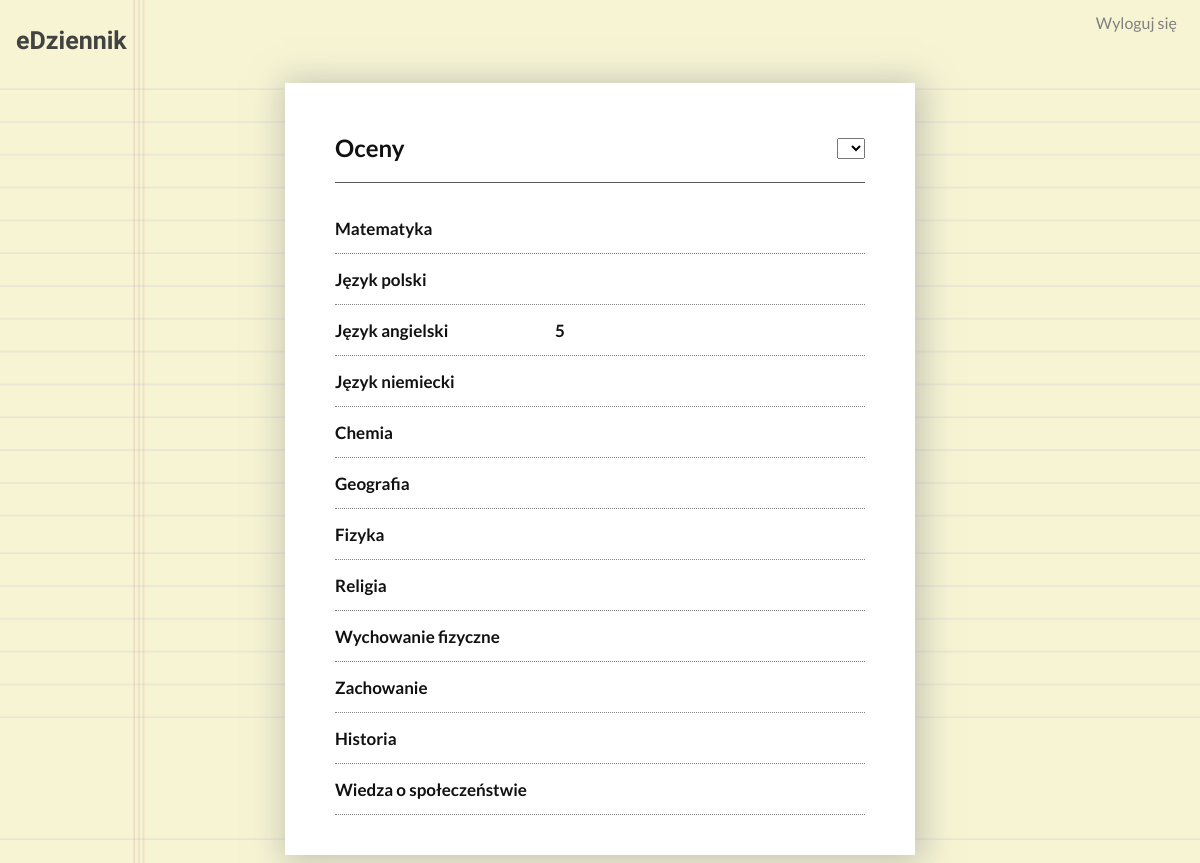
The app's page /uczen/oceny.php (signed in) with its own data.
### tables this page shows
CREATE TABLE `przedmioty` (
  `id_przedmiotu` int(11) NOT NULL,
  `nazwa` text NOT NULL,
  `nazwa_cala` text NOT NULL
);

CREATE TABLE `oceny` (
  `id_oceny` int(11) NOT NULL,
  `ocena_int` int(11) NOT NULL,
  `id_ucznia` int(11) NOT NULL,
  `id_nauczyciela` int(11) NOT NULL,
  `id_przedmiotu` int(11) NOT NULL,
  `data` date NOT NULL
);

### uczen/oceny.php (the view, shortened to what this page needs)
<?php
if(!isset($_SESSION['loggedU_id']) && !isset($_SESSION['loggedR_id']))
{
	header('Location: ../index.php');
	exit();
}
else
{
	require_once '../database.php';
	if(!isset($_SESSION['loggedR_id']))
	{
		$imie = $_SESSION['imie'];
		$nazwisko = $_SESSION['nazwisko'];
		$klasa = $_SESSION['klasa'];
		$id_ucznia = $_SESSION['loggedU_id'];
		$rekQuery = $db -> prepare("SELECT o.id_przedmiotu, o.ocena_int, o.id_oceny, o.data, n.imie, n.nazwisko FROM oceny as o, nauczyciele as n WHERE id_ucznia = '$id_ucznia' and o.id_nauczyciela = n.id_nauczyciela ORDER BY id_przedmiotu");
		$rekQuery -> execute();
		$rekords = $rekQuery -> fetchAll();
	}
	else
	{
		for($i = 0; $i<=$_SESSION['ktory']; $i++)
		{
			if($_SESSION['ktoryNow']==$i)
			{
				$id_ucznia = $_SESSION['loggedU_id'][$i];
				$rekQuery = $db -> prepare("SELECT o.id_przedmiotu, o.ocena_int, o.id_oceny, o.data, n.imie, n.nazwisko FROM oceny as o, nauczyciele as n WHERE id_ucznia = '$id_ucznia' and o.id_nauczyciela = n.id_nauczyciela ORDER BY id_przedmiotu");
				$rekQuery -> execute();
				$rekords = $rekQuery -> fetchAll();
				break;
			}
		}
	}
	$subjQuery = $db -> prepare("SELECT id_przedmiotu, nazwa_cala FROM przedmioty");
	$subjQuery -> execute();
	$subjects = $subjQuery -> fetchAll();
}
?>
<!DOCTYPE html>
<html lang="pl">
<head>
    <link rel="stylesheet" href="../style.css">
</head>
<body>
	<a href="../dziennik_u.php"><h1 class="powrot" style="">eDziennik</h1></a><div id="logout"><a href="logout.php">Wyloguj się</a></div>
    <div class="container" style="width: 530px; text-align: left;">
        <header class="kafelekH">
			<h2 style="border: none; float:left;">Oceny</h2>
			<?php
			if(!isset($_SESSION['loggedR_id']))
			{
				echo '<div id="osoba" style="float:right; font-size: 16px; padding-top:28px;">'. $_SESSION['klasa'] . ' - ' . $_SESSION['imie'] . ' ' . $_SESSION['nazwisko'].'</div>';
			}
			else
			{
				echo '<form method="post" action="" style="float:right;" onchange="this.submit()">';
					echo '<select name="uczen" id="ucz" style="font-size: 16px; margin-top: 25px;">';
					echo '</select>';
				echo '</form>';
			}
			?>
        </header>
		<main>
            <article>
				<?php
					foreach ($subjects as $subj)
					{
						$ktora = true;
						echo "<h3><div class=".'"przedmiot"'.'style="float:left">'.$subj['nazwa_cala'].'</div><div class="oceny" style="float:left">';
						foreach ($rekords as $rek)
						{
							if($rek['id_przedmiotu'] == $subj['id_przedmiotu'])
							{
								$id_oceny = $rek['id_oceny'];
								$markQuery = $db -> prepare("SELECT opis FROM opisy_ocen WHERE id_oceny = $id_oceny");
								$markQuery -> execute();
								$mark = $markQuery -> fetch();
								$data = date("d.m.Y", strtotime($rek['data']));
								if(isset($mark['opis']))
								{
									if($ktora)
									{
										if($mark['opis'])
											echo '<div style="float: left; cursor: default;" class="chmurka">'.$rek["ocena_int"].'<span>Opis: '.$mark['opis'].'<br>Data: '.$data.'<br>Nauczyciel: '.$rek['nazwisko'].' '.$rek['imie'].'</span></div>';
										else
											echo '<div style="float: left; cursor: default;" class="chmurka">'.$rek["ocena_int"].'<span>Data: '.$data.'<br>Nauczyciel: '.$rek['nazwisko'].' '.$rek['imie'].'</span></div>';
									}
									$ktora = false;
								}
							}
						}
						echo "</div></h3>";
					}
				?>
			</article>
        </main>
	</div>
</body>
</html>

### style.css (style rules this page uses)
body { background-image: url("img/tlo.png"); background-size:100%; font-size: 16px; font-family: 'Lato', sans-serif; color: #111; }
a:link { color: grey; text-decoration: none; }
#logout { float: right; padding-top: 5px; padding-right: 15px; }
header[class="kafelekH"] { padding-bottom: 0px; margin-bottom: 20px; border-bottom: 1px solid #595959; }
h1 { font-family: 'Amita', sans-serif; font-size: 60px; _font-weight: 10; text-align: center; letter-spacing: 0px; margin-top: 0px; margin-bottom: 5px; }
h1[class=powrot] { float: left; font-size: 25px; font-family: 'Amita', sans-serif; color: #424242; padding-left: 8px; padding-top: 18px; margin: 0px; padding-bottom: 0px; }
h3 { border-bottom: 1px dotted grey; padding-bottom: 35px; padding-top: 15px; margin: 0px; font-size: 17px; }
.przedmiot { width: 220px; }
.container { background-color: white; width: 300px; padding: 30px 50px; padding-bottom: 40px; margin-left: auto; margin-right: auto; margin-top: 28px; -webkit-box-shadow: 3px 3px 30px 5px rgba(150,150,150,0.5); -moz-box-shadow: 3px 3px 30px 5px rgba(150,150,150,0.5); box-shadow: 3px 3px 30px 5px rgba(150,150,150,0.5); text-align: center; }

### records on screen
przedmioty: nazwa_cala "Matematyka"
przedmioty: nazwa_cala "Język polski"
przedmioty: nazwa_cala "Język angielski"
oceny: ocena_int "5"
przedmioty: nazwa_cala "Język niemiecki"
przedmioty: nazwa_cala "Chemia"
przedmioty: nazwa_cala "Geografia"
przedmioty: nazwa_cala "Fizyka"
przedmioty: nazwa_cala "Religia"
przedmioty: nazwa_cala "Wychowanie fizyczne"
przedmioty: nazwa_cala "Zachowanie"
przedmioty: nazwa_cala "Historia"
przedmioty: nazwa_cala "Wiedza o społeczeństwie"
